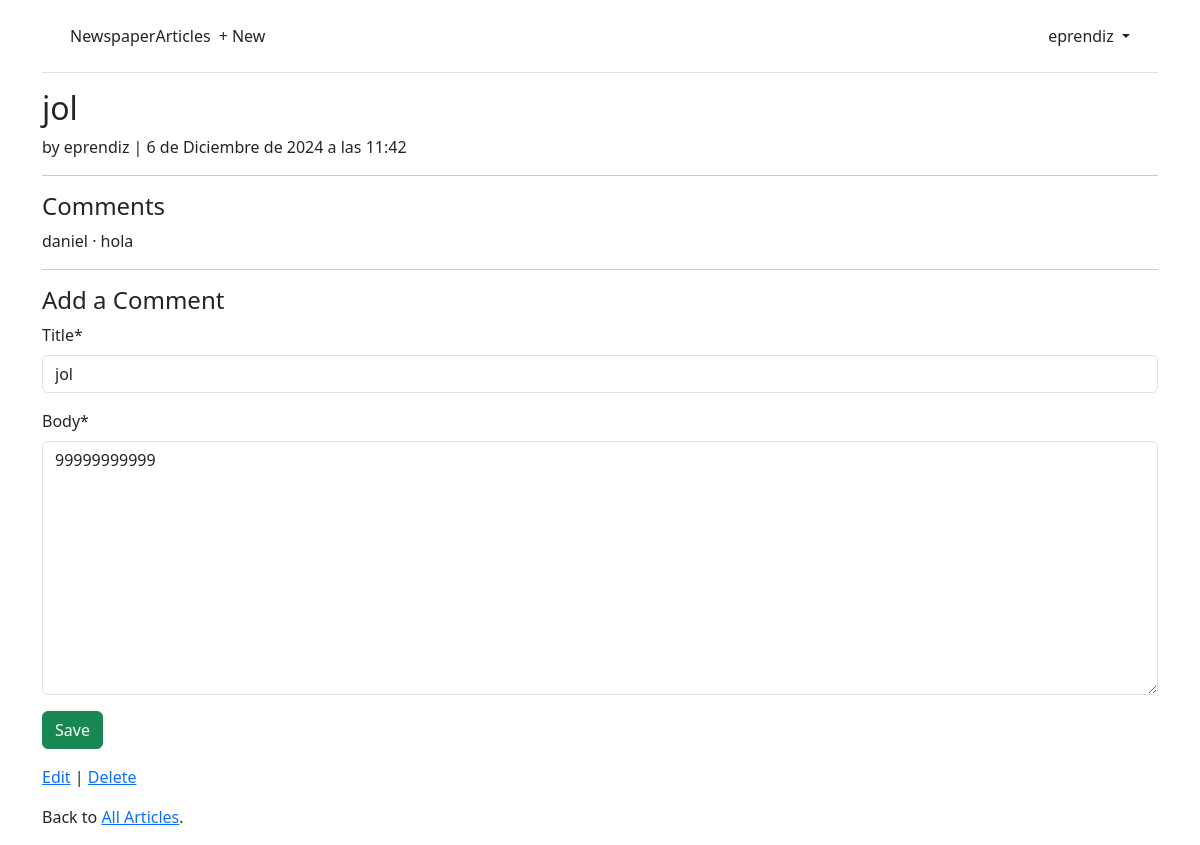
Page /articles/10/edit/ (signed in) on the earlier database version.
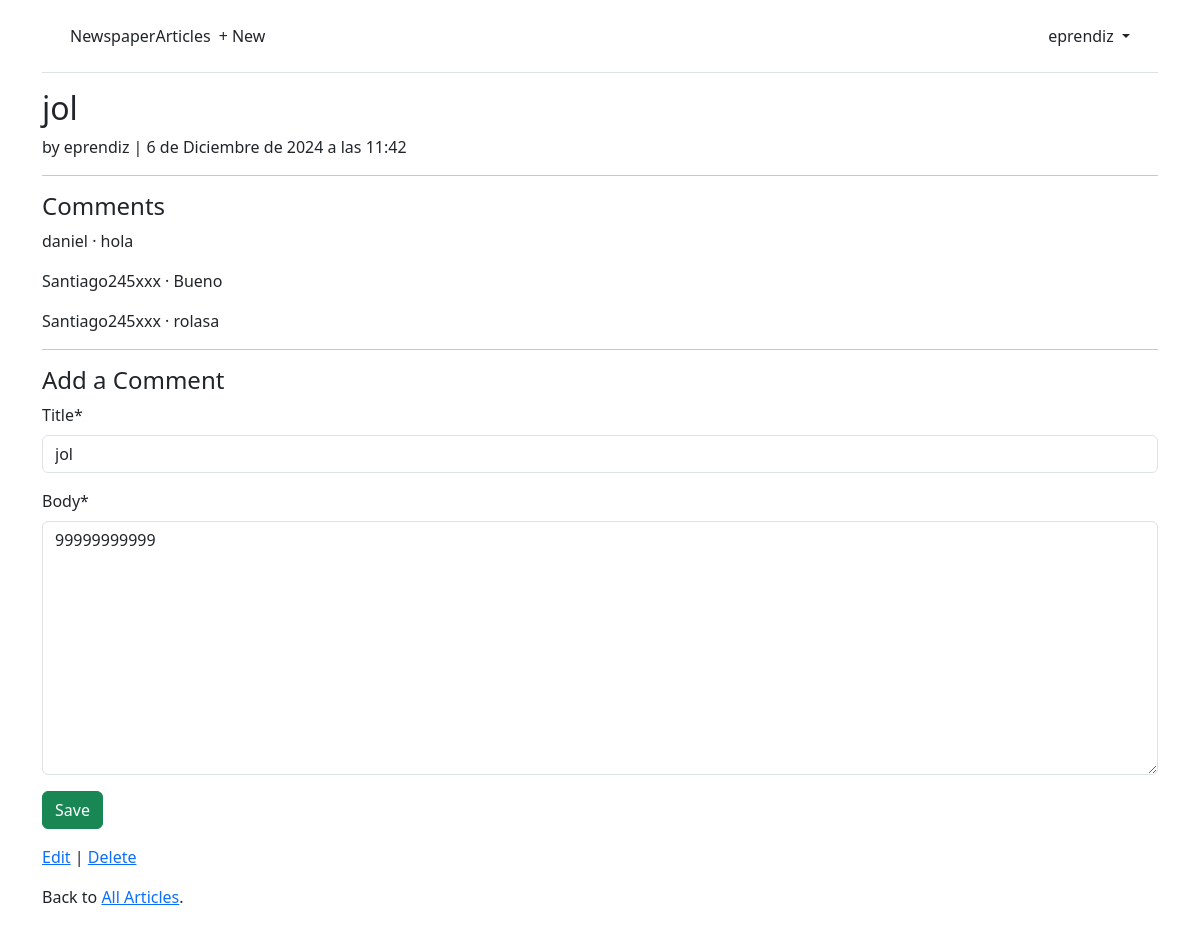
Same page on the later database version.
### articles/models.py (models this page shows, shortened)
class Comment(models.Model):
    article = models.ForeignKey(Article, on_delete=models.CASCADE,)
    comment = models.CharField(max_length=140)
    author = models.ForeignKey(settings.AUTH_USER_MODEL, on_delete=models.CASCADE,)
    def __str__(self):
        return self.comment

### accounts/models.py (models this page shows)
class CustomUser(AbstractUser):
    age = models.PositiveIntegerField(null=True, blank=True)

### articles/views.py (the view)
class ArticleUpdateView(LoginRequiredMixin,UserPassesTestMixin, UpdateView):
    model = Article
    fields = ("title", "body",)
    template_name = "article_detail.html"
    def test_func(self):
        obj = self.get_object()
        return obj.author == self.request.user

### templates/article_detail.html (shortened to what this page needs)
{% extends "base.html" %}
{% load crispy_forms_tags %}
{% block content %}
    <div class="article-entry">
        <h2>{{ object.title }}</h2>
        <p>by {{ object.author }} | {{ object.date }}</p>
    </div>
    <hr>
    <h4>Comments</h4>
    {% for comment in article.comment_set.all %}
        <p>{{ comment.author }} &middot; {{ comment }}</p>
    {% endfor %}
    <hr>
    <h4>Add a Comment</h4>
    <form action="" method="post">
        {{ form|crispy }}
        <button class="btn btn-success ml-2" type="submit">Save</button>
    <form>
        <p class="mt-3">
            <a href="{% url 'article_edit' article.pk %}">Edit</a> |
            <a href="{% url 'article_delete' article.pk %}">Delete</a>
        </p>
    <p>Back to <a href="{% url 'article_list' %}">All Articles</a>.</p>
{% endblock content %}

Differences in the rows shown:
added Comment: author "Santiago245xxx", comment "Bueno"
added Comment: author "Santiago245xxx", comment "rolasa"
